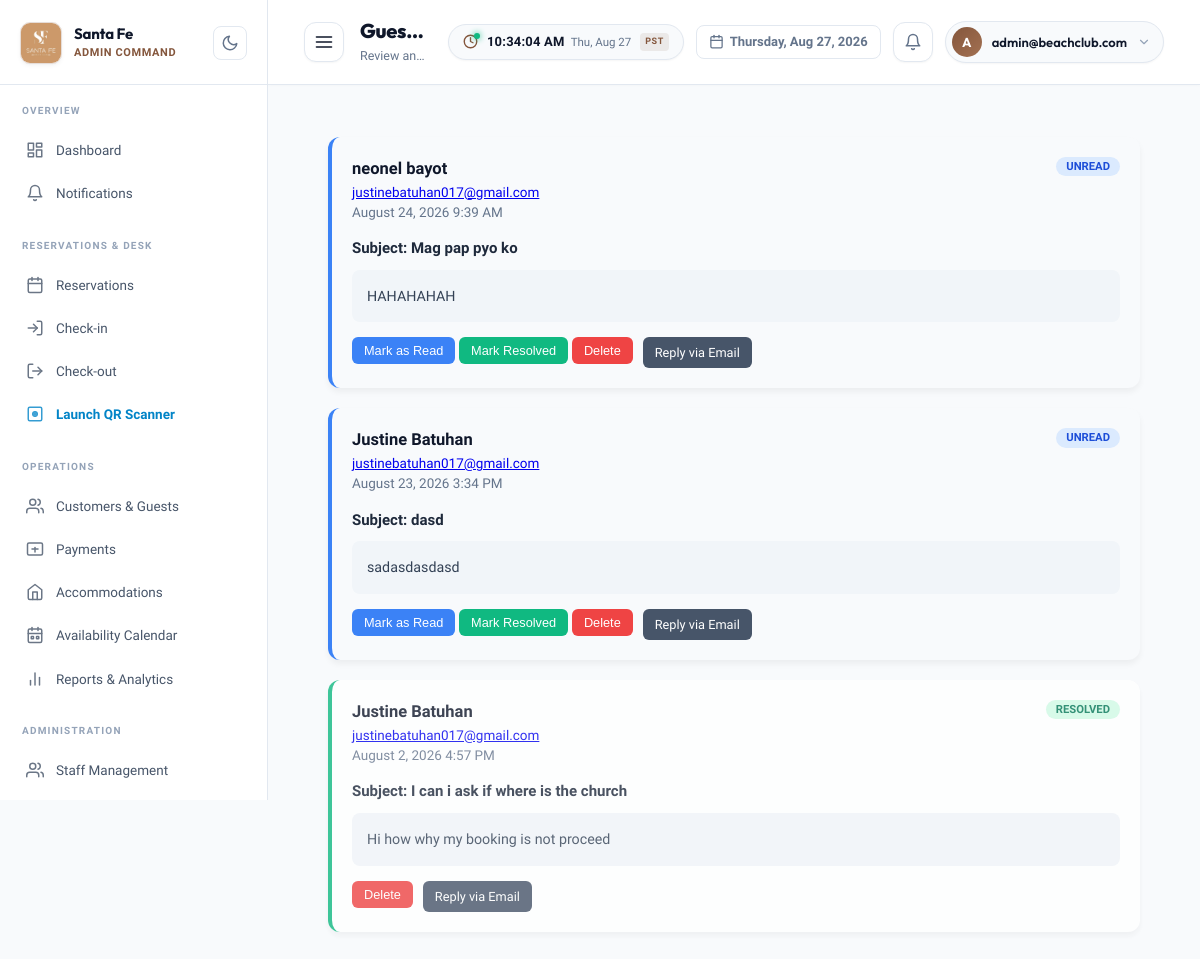
Page /frontend/admin_inquiries.php (signed in) on the committed database.
### tables this page shows
CREATE TABLE `inquiries` (
  `id` int(11) NOT NULL AUTO_INCREMENT,
  `guest_name` varchar(150) NOT NULL,
  `guest_email` varchar(150) NOT NULL,
  `subject` varchar(200) NOT NULL,
  `message` text NOT NULL,
  `status` varchar(20) DEFAULT 'Unread',
  `created_at` datetime DEFAULT current_timestamp(),
  PRIMARY KEY (`id`)
);

### frontend/admin_inquiries.php (the view, shortened to what this page needs)
<?php
require_once __DIR__ . '/../backend/config/db.php';
$inquiriesResult = $conn->query("SELECT * FROM inquiries ORDER BY created_at DESC");
?>
<!DOCTYPE html>
<html lang="en">
<head>
    <link rel="stylesheet" href="assets/css/admin.css?v=3">
</head>
<body>
    <?php
    $active_page = 'inquiries';
    require_once 'partials/_sidebar.php';
    ?>
    <div class="admin-main">
        <?php
        $page_title = 'Guest Inquiries';
        $page_subtitle = 'Review and manage guest questions and message submissions';
        $header_extra_html = '
            <div style="font-size: 13px; font-weight: 600; color: var(--text-muted); display: flex; align-items: center; gap: 6px; padding: 6px 12px; background: var(--card-bg); border: 1px solid var(--border); border-radius: var(--radius-sm);">
                <svg width="15" height="15" viewBox="0 0 24 24" fill="none" stroke="currentColor" stroke-width="2" stroke-linecap="round" stroke-linejoin="round"><rect x="3" y="4" width="18" height="18" rx="2" ry="2"></rect><line x1="16" y1="2" x2="16" y2="6"></line><line x1="8" y1="2" x2="8" y2="6"></line><line x1="3" y1="10" x2="21" y2="10"></line></svg>
                <span>' . date('l, M j, Y') . '</span>
            </div>
        ';
        include __DIR__ . '/partials/_page_header.php';
        ?>
        <div class="admin-body">
        <div class="inquiries-container">
            <?php if ($inquiriesResult && $inquiriesResult->num_rows > 0): ?>
                <?php while ($inq = $inquiriesResult->fetch_assoc()):
                    $cardClass = '';
                    if ($inq['status'] === 'Unread') $cardClass = 'unread';
                    if ($inq['status'] === 'Resolved') $cardClass = 'resolved';
                    $badgeClass = '';
                    if ($inq['status'] === 'Unread') $badgeClass = 'status-unread';
                    if ($inq['status'] === 'Resolved') $badgeClass = 'status-resolved';
                ?>
                    <div class="inquiry-card <?php echo $cardClass; ?>">
                        <div class="inquiry-header">
                            <div class="inquiry-meta">
                                <strong><?php echo htmlspecialchars($inq['guest_name']); ?></strong><br>
                                <a href="mailto:<?php echo htmlspecialchars($inq['guest_email']); ?>"><?php echo htmlspecialchars($inq['guest_email']); ?></a><br>
                                <span><?php echo date('F j, Y g:i A', strtotime($inq['created_at'])); ?></span>
                            </div>
                            <span class="status-badge <?php echo $badgeClass; ?>"><?php echo htmlspecialchars($inq['status']); ?></span>
                        </div>
                        <div class="inquiry-subject">Subject: <?php echo htmlspecialchars($inq['subject']); ?></div>
                        <div class="inquiry-message"><?php echo htmlspecialchars($inq['message']); ?></div>
                        <div class="inquiry-actions">
                            <form method="POST" style="display:inline;">
                                <?php if ($inq['status'] === 'Unread'): ?>
                                    <button type="submit" name="action" value="mark_read" class="btn-action btn-read">Mark as Read</button>
                                <?php endif; ?>
                                <?php if ($inq['status'] !== 'Resolved'): ?>
                                    <button type="submit" name="action" value="mark_resolved" class="btn-action btn-resolved">Mark Resolved</button>
                                <?php endif; ?>
                                <button type="button" class="btn-action btn-delete" onclick="showConfirm({ title: 'Delete Message', message: 'Are you sure you want to delete this message? This cannot be undone.', icon: '🗑️', iconBg: '#FEE2E2', confirmText: 'Delete', onConfirm: () => this.closest('form').submit() })">Delete</button>
                            </form>
                            <a href="mailto:<?php echo htmlspecialchars($inq['guest_email']); ?>?subject=Re: <?php echo urlencode($inq['subject']); ?>" class="btn-action" style="background: #475569; text-decoration: none; display: inline-block;">Reply via Email</a>
                        </div>
                    </div>
                <?php endwhile; ?>
            <?php endif; ?>
        </div>
        </div>
    </div>
</body>
</html>

### frontend/partials/_sidebar.php (shortened to what this page needs)
<?php
$_role      = $_SESSION['admin_role'] ?? 'receptionist';
$_user      = $_SESSION['admin_username'] ?? '';
$_page      = $active_page ?? '';
if (!empty($_user) && isset($conn)) {
    if ($roleStmt = $conn->prepare("SELECT role FROM admins WHERE username = ?")) {
        $roleStmt->bind_param("s", $_user);
        $roleStmt->execute();
        $roleResult = $roleStmt->get_result()->fetch_assoc();
        if ($roleResult && !empty($roleResult['role'])) {
            $_role = $roleResult['role'];
        }
    }
}
$_is_admin  = ($_role === 'admin');
function _sb_active($page, $current) {
    return $page === $current ? 'active' : '';
}
?>
<?php if ($_is_admin): ?>
<aside class="admin-sidebar" id="appSidebar">
    <div class="sidebar-brand">
        <a href="admin_dashboard" style="text-decoration:none; display:flex; align-items:center; gap:12px; min-width:0;" title="Dashboard">
            <img src="assets/logo.jpg" alt="Logo" class="brand-circle">
            <div class="brand-text">
                <h2>Santa Fe</h2>
                <p>Admin Command</p>
            </div>
        </a>
        <button class="dark-mode-btn" title="Toggle Theme" aria-label="Toggle Theme" style="margin-left:auto;">
        </button>
    </div>
    <p class="sidebar-section-label">Overview</p>
    <ul class="sidebar-nav">
        <li><a href="admin_dashboard" class="sidebar-link <?php echo _sb_active('dashboard',$_page); ?>" title="Dashboard">
            <svg width="18" height="18" viewBox="0 0 24 24" fill="none" stroke="currentColor" stroke-width="2" stroke-linecap="round" stroke-linejoin="round"><rect x="3" y="3" width="7" height="9"/><rect x="14" y="3" width="7" height="5"/><rect x="14" y="12" width="7" height="9"/><rect x="3" y="16" width="7" height="5"/></svg>
            Dashboard
        </a></li>
        <li><a href="admin_notifications" class="sidebar-link <?php echo _sb_active('notifications',$_page); ?>" title="Notifications">
            <svg width="18" height="18" viewBox="0 0 24 24" fill="none" stroke="currentColor" stroke-width="2" stroke-linecap="round" stroke-linejoin="round"><path d="M18 8A6 6 0 0 0 6 8c0 7-3 9-3 9h18s-3-2-3-9"/><path d="M13.73 21a2 2 0 0 1-3.46 0"/></svg>
            Notifications
        </a></li>
    </ul>
    <p class="sidebar-section-label">Reservations & Desk</p>
    <ul class="sidebar-nav">
        <li><a href="admin_reservations" class="sidebar-link <?php echo _sb_active('reservations',$_page); ?>" title="Reservations">
            <svg width="18" height="18" viewBox="0 0 24 24" fill="none" stroke="currentColor" stroke-width="2" stroke-linecap="round" stroke-linejoin="round"><rect x="3" y="4" width="18" height="18" rx="2"/><line x1="16" y1="2" x2="16" y2="6"/><line x1="8" y1="2" x2="8" y2="6"/><line x1="3" y1="10" x2="21" y2="10"/></svg>
            Reservations
        </a></li>
        <li><a href="admin_checkin" class="sidebar-link <?php echo _sb_active('checkin',$_page); ?>" title="Check-in">
            <svg width="18" height="18" viewBox="0 0 24 24" fill="none" stroke="currentColor" stroke-width="2" stroke-linecap="round" stroke-linejoin="round"><path d="M15 3h4a2 2 0 0 1 2 2v14a2 2 0 0 1-2 2h-4"/><polyline points="10 17 15 12 10 7"/><line x1="15" y1="12" x2="3" y2="12"/></svg>
            Check-in
        </a></li>
        <li><a href="admin_checkout" class="sidebar-link <?php echo _sb_active('checkout',$_page); ?>" title="Check-out">
            <svg width="18" height="18" viewBox="0 0 24 24" fill="none" stroke="currentColor" stroke-width="2" stroke-linecap="round" stroke-linejoin="round"><path d="M9 21H5a2 2 0 0 1-2-2V5a2 2 0 0 1 2-2h4"/><polyline points="16 17 21 12 16 7"/><line x1="21" y1="12" x2="9" y2="12"/></svg>
            Check-out
        </a></li>
        <li><a href="javascript:void(0)" onclick="launchDesktopScanner()" class="sidebar-link" title="Launch QR Scanner" style="color:#0284c7; font-weight:600;">
            <svg width="18" height="18" viewBox="0 0 24 24" fill="none" stroke="currentColor" stroke-width="2" stroke-linecap="round" stroke-linejoin="round"><rect x="3" y="3" width="18" height="18" rx="2" ry="2"/><circle cx="12" cy="12" r="3"/><line x1="12" y1="9" x2="12" y2="15"/><line x1="9" y1="12" x2="15" y2="12"/></svg>
            Launch QR Scanner
        </a></li>
    </ul>
    <p class="sidebar-section-label">Operations</p>
    <ul class="sidebar-nav">
        <li><a href="guests" class="sidebar-link <?php echo _sb_active('guests',$_page); ?>" title="Customers & Guests">
            <svg width="18" height="18" viewBox="0 0 24 24" fill="none" stroke="currentColor" stroke-width="2" stroke-linecap="round" stroke-linejoin="round"><path d="M17 21v-2a4 4 0 0 0-4-4H5a4 4 0 0 0-4 4v2"/><circle cx="9" cy="7" r="4"/><path d="M23 21v-2a4 4 0 0 0-3-3.87"/><path d="M16 3.13a4 4 0 0 1 0 7.75"/></svg>
            Customers & Guests
        </a></li>
        <li><a href="payments" class="sidebar-link <?php echo _sb_active('payments',$_page); ?>" title="Payments">
            <svg width="18" height="18" viewBox="0 0 24 24" fill="none" stroke="currentColor" stroke-width="2" stroke-linecap="round" stroke-linejoin="round"><rect x="2" y="4" width="20" height="16" rx="2"/><line x1="12" y1="10" x2="12" y2="16"/><line x1="8" y1="12" x2="16" y2="12"/></svg>
            Payments
        </a></li>
        <li><a href="accommodations" class="sidebar-link <?php echo _sb_active('accommodations',$_page); ?>" title="Accommodations">
            <svg width="18" height="18" viewBox="0 0 24 24" fill="none" stroke="currentColor" stroke-width="2" stroke-linecap="round" stroke-linejoin="round"><path d="M3 9l9-7 9 7v11a2 2 0 0 1-2 2H5a2 2 0 0 1-2-2z"/><polyline points="9 22 9 12 15 12 15 22"/></svg>
            Accommodations
        </a></li>
        <li><a href="admin_calendar" class="sidebar-link <?php echo _sb_active('calendar',$_page); ?>" title="Availability Calendar">
            Availability Calendar
        </a></li>
        <li><a href="admin_reports" class="sidebar-link <?php echo _sb_active('reports',$_page); ?>" title="Reports & Analytics">
            <svg width="18" height="18" viewBox="0 0 24 24" fill="none" stroke="currentColor" stroke-width="2" stroke-linecap="round" stroke-linejoin="round"><line x1="18" y1="20" x2="18" y2="10"/><line x1="12" y1="20" x2="12" y2="4"/><line x1="6" y1="20" x2="6" y2="14"/></svg>
            Reports & Analytics
        </a></li>
    </ul>
    <p class="sidebar-section-label">Administration</p>
    <ul class="sidebar-nav">
        <li><a href="admin_staff" class="sidebar-link <?php echo _sb_active('staff',$_page); ?>" title="Staff Management">
            <svg width="18" height="18" viewBox="0 0 24 24" fill="none" stroke="currentColor" stroke-width="2" stroke-linecap="round" stroke-linejoin="round"><path d="M17 21v-2a4 4 0 0 0-4-4H5a4 4 0 0 0-4 4v2"/><circle cx="9" cy="7" r="4"/><path d="M23 21v-2a4 4 0 0 0-3-3.87"/><path d="M16 3.13a4 4 0 0 1 0 7.75"/></svg>
            Staff Management
        </a></li>
        <li><a href="admin_promotions" class="sidebar-link <?php echo _sb_active('promotions',$_page); ?>" title="Promotions">
        </a></li>
    </ul>
</aside>
<?php endif; ?>

### frontend/partials/_page_header.php (shortened to what this page needs)
<?php
$_ph_title      = $page_title ?? '';
$_ph_subtitle   = $page_subtitle ?? '';
$_ph_username   = $_SESSION['admin_username'] ?? '';
$_ph_role       = $_SESSION['admin_role'] ?? 'receptionist';
$_ph_is_admin   = ($_ph_role === 'admin');
$_ph_role_label = $_ph_is_admin ? 'Administrator' : 'Receptionist';
?>
<header class="page-header">
    <div class="page-header-left">
        <button class="sidebar-toggle-btn" aria-label="Toggle Navigation" title="Toggle Sidebar">
            <svg width="20" height="20" viewBox="0 0 24 24" fill="none" stroke="currentColor" stroke-width="2" stroke-linecap="round" stroke-linejoin="round"><line x1="3" y1="6" x2="21" y2="6"/><line x1="3" y1="12" x2="21" y2="12"/><line x1="3" y1="18" x2="21" y2="18"/></svg>
        </button>
        <div class="page-header-titles">
            <h1 class="page-header-title"><?php echo htmlspecialchars($_ph_title); ?></h1>
            <?php if ($_ph_subtitle !== ''): ?>
            <p class="page-header-subtitle"><?php echo htmlspecialchars($_ph_subtitle); ?></p>
            <?php endif; ?>
        </div>
    </div>
    <div class="page-header-actions">
        <div class="header-resort-clock" id="headerResortClock" title="Resort Operational Time (PHT - Asia/Manila)">
            <div class="resort-clock-icon">
                <svg width="15" height="15" viewBox="0 0 24 24" fill="none" stroke="currentColor" stroke-width="2.2" stroke-linecap="round" stroke-linejoin="round"><circle cx="12" cy="12" r="10"/><polyline points="12 6 12 12 16 14"/></svg>
                <span class="resort-clock-dot"></span>
            </div>
            <div class="resort-clock-details">
                <span class="resort-clock-time" id="resortClockTime">--:--:-- --</span>
                <span class="resort-clock-date" id="resortClockDate">Loading...</span>
            </div>
            <span class="resort-clock-badge">PST</span>
        </div>
        <?php if (!empty($header_extra_html)) { echo $header_extra_html; } ?>
        <div class="header-notif-menu" id="headerNotifMenu">
            <button type="button" class="header-icon-btn" id="headerNotifBtn" title="Notifications" aria-label="Notifications" onclick="toggleNotifDropdown(event)">
                <svg width="18" height="18" viewBox="0 0 24 24" fill="none" stroke="currentColor" stroke-width="2" stroke-linecap="round" stroke-linejoin="round"><path d="M18 8A6 6 0 0 0 6 8c0 7-3 9-3 9h18s-3-2-3-9"/><path d="M13.73 21a2 2 0 0 1-3.46 0"/></svg>
            </button>
        </div>
        <div class="header-user-menu" id="pageHeaderUserMenu">
            <button class="header-user-trigger" onclick="toggleUserDropdown(event)">
                <span class="header-user-avatar"><?php echo strtoupper(substr($_ph_username !== '' ? $_ph_username : 'U', 0, 1)); ?></span>
                <span class="header-user-name"><?php echo htmlspecialchars($_ph_username !== '' ? $_ph_username : $_ph_role_label); ?></span>
                <svg width="14" height="14" viewBox="0 0 24 24" fill="none" stroke="currentColor" stroke-width="2" stroke-linecap="round" stroke-linejoin="round"><polyline points="6 9 12 15 18 9"></polyline></svg>
            </button>
        </div>
    </div>
</header>

### frontend/admin_inquiries.php (style rules this page uses)
.inquiries-container { padding: 24px; }
.inquiry-card { background: #fff; border-radius: 12px; padding: 20px; margin-bottom: 20px; box-shadow: 0 4px 6px rgba(0,0,0,0.05); border-left: 4px solid #E2E8F0; }
.inquiry-card.unread { border-left-color: #3B82F6; background: #F8FAFC; }
.inquiry-card.resolved { border-left-color: #10B981; opacity: 0.8; }
.inquiry-header { display: flex; justify-content: space-between; margin-bottom: 15px; align-items: flex-start; }
.inquiry-meta { font-size: 0.9rem; color: #64748B; }
.inquiry-meta strong { color: #0F172A; font-size: 1.1rem; }
.inquiry-subject { font-weight: 600; margin-top: 10px; color: #1E293B; }
.inquiry-message { margin-top: 10px; color: #334155; line-height: 1.6; white-space: pre-wrap; background: #F1F5F9; padding: 15px; border-radius: 8px; font-size: 0.95rem; }
.inquiry-actions { margin-top: 15px; display: flex; gap: 10px; }
.btn-action { padding: 6px 12px; border-radius: 6px; font-size: 0.85rem; font-weight: 500; cursor: pointer; border: none; color: #fff; }
.btn-read { background: #3B82F6; }
.btn-resolved { background: #10B981; }
.btn-delete { background: #EF4444; }
.status-badge { display: inline-block; padding: 4px 10px; border-radius: 999px; font-size: 0.75rem; font-weight: 600; text-transform: uppercase; }
.status-unread { background: #DBEAFE; color: #1D4ED8; }
.status-resolved { background: #D1FAE5; color: #047857; }

### rows in the picture
inquiries: guest_name "neonel bayot", guest_email "justinebatuhan017@gmail.com", created_at "August 24, 2026 9:39 AM", status "UNREAD", subject "Mag pap pyo ko", message "HAHAHAHAH", shows "Mark as Read", shows "Mark Resolved"
inquiries: guest_name "Justine Batuhan", guest_email "justinebatuhan017@gmail.com", created_at "August 23, 2026 3:34 PM", status "UNREAD", subject "dasd", message "sadasdasdasd", shows "Mark as Read", shows "Mark Resolved"
inquiries: guest_name "Justine Batuhan", guest_email "justinebatuhan017@gmail.com", created_at "August 2, 2026 4:57 PM", status "RESOLVED", subject "I can i ask if where is the church", message "Hi how why my booking is not proceed"

### other values in the picture
$_ph_title "Gues…"
$_ph_subtitle "Review an…"
substr($_ph_username !== '' ? $_ph_username : 'U', 0, 1) "A"
$_ph_username !== '' ? $_ph_username : $_ph_role_label "admin@beachclub.com"
